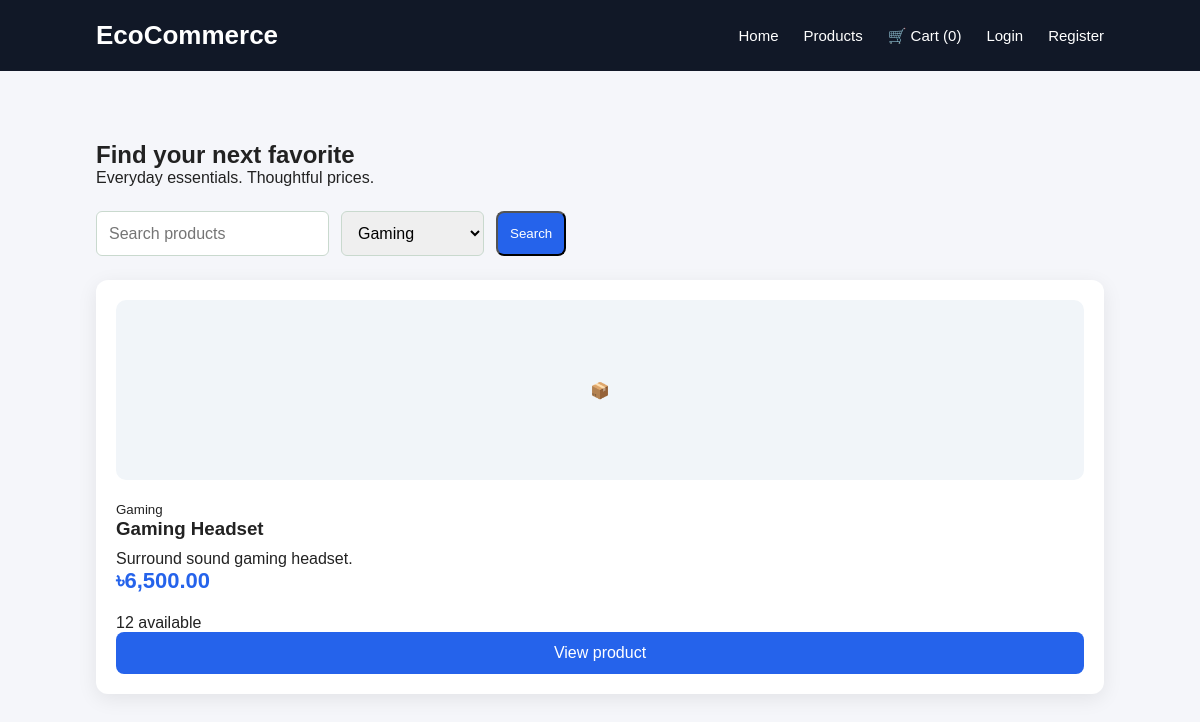
/category.php?id=2, run on the app's committed database.
### tables this page shows
CREATE TABLE IF NOT EXISTS products (
    id INT AUTO_INCREMENT PRIMARY KEY,
    category_id INT,
    name VARCHAR(200) NOT NULL,
    slug VARCHAR(220) NOT NULL UNIQUE,
    description TEXT,
    price DECIMAL(10,2) NOT NULL,
    stock INT NOT NULL DEFAULT 0,
    image VARCHAR(255),
    created_at TIMESTAMP DEFAULT CURRENT_TIMESTAMP,

    FOREIGN KEY (category_id)
        REFERENCES categories(id)
        ON DELETE SET NULL
);

CREATE TABLE IF NOT EXISTS categories (
    id INT AUTO_INCREMENT PRIMARY KEY,
    name VARCHAR(100) NOT NULL,
    slug VARCHAR(120) NOT NULL UNIQUE
);

### category.php (called while the page is built)
<?php $_GET['category']=$_GET['id']??$_GET['category']??''; require __DIR__.'/products.php';

### includes/functions.php (called while the page is built, shortened)
<?php
function e($v) { return htmlspecialchars((string)($v ?? ''), ENT_QUOTES, 'UTF-8'); }

### products.php (the view, shortened to what this page needs)
<?php require_once __DIR__.'/includes/auth.php'; require __DIR__.'/config/database.php';
$q=is_string($_GET['q']??null)?trim($_GET['q']):''; $category=filter_var($_GET['category']??null,FILTER_VALIDATE_INT);
$sql='SELECT p.*,c.name AS category_name FROM products p LEFT JOIN categories c ON c.id=p.category_id WHERE 1=1'; $args=[];
if($category){$sql.=' AND category_id=?';$args[]=$category;}
$s=$pdo->prepare($sql.' ORDER BY p.id DESC');$s->execute($args);$products=$s->fetchAll();
?><!doctype html><html lang="en"><head><meta charset="UTF-8"><meta name="viewport" content="width=device-width,initial-scale=1"><title>Shop | EcoCommerce</title><link rel="stylesheet" href="assets/css/style.css"></head><body><?php include __DIR__.'/includes/navbar.php'; ?><section class="products-section"><h1>Find your next favorite</h1><p>Everyday essentials. Thoughtful prices.</p><form method="get" class="catalog-filter"><input name="q" placeholder="Search products" value="<?= e($q) ?>"><select name="category"><option value="">All categories</option><?php foreach($pdo->query('SELECT * FROM categories ORDER BY name') as $c): ?><option value="<?= (int)$c['id'] ?>" <?= $category==$c['id']?'selected':'' ?>><?= e($c['name']) ?></option><?php endforeach ?></select><button class="product-btn">Search</button></form><div class="product-grid"><?php foreach($products as $product): ?><article class="product-card"><div class="product-image">📦</div><small><?= e($product['category_name']??'Essentials') ?></small><h3><?= e($product['name']) ?></h3><p><?= e($product['description']) ?></p><p class="price">৳<?= number_format($product['price'],2) ?></p><p><?= (int)$product['stock'] ?> available</p><a class="product-btn" href="product.php?id=<?= (int)$product['id'] ?>">View product</a></article><?php endforeach ?></div><?php if(!$products): ?><p>No products match your search. Try another category or keyword.</p><?php endif ?></section></body></html>

### assets/css/style.css (style rules this page uses)
* { margin: 0; padding: 0; box-sizing: border-box; }
html { scroll-behavior: smooth; }
body { font-family: Arial, sans-serif; background: #f5f6fa; color: #222; }
.products-section { padding: 70px 8%; }
.product-grid { display: grid; grid-template-columns: repeat(auto-fit, minmax(250px, 1fr)); gap: 25px; }
.product-card { background: white; padding: 20px; border-radius: 12px; box-shadow: 0 5px 20px rgba(0, 0, 0, 0.08); transition: 0.3s; }
.product-image { height: 180px; display: flex; justify-content: center; align-items: center; background: #f1f5f9; border-radius: 10px; margin-bottom: 20px; }
.product-card h3 { margin-bottom: 10px; }
.price { color: #2563eb; font-size: 22px; font-weight: bold; margin-bottom: 20px; }
.product-btn { display: block; padding: 12px; text-align: center; background: #2563eb; color: white; text-decoration: none; border-radius: 8px; }
.catalog-filter { display:flex;gap:12px;flex-wrap:wrap;margin:24px 0 }
.catalog-filter input,.catalog-filter select { padding:12px;border:1px solid #c9d9ce;border-radius:6px;font:inherit }
.product-grid { row-gap:24px }

### data on the page
products: category.name "Gaming", name "Gaming Headset", description "Surround sound gaming headset.", price "6,500.00", stock "12"

### other printed values
$cartCount "0"
form field category "Gaming"
